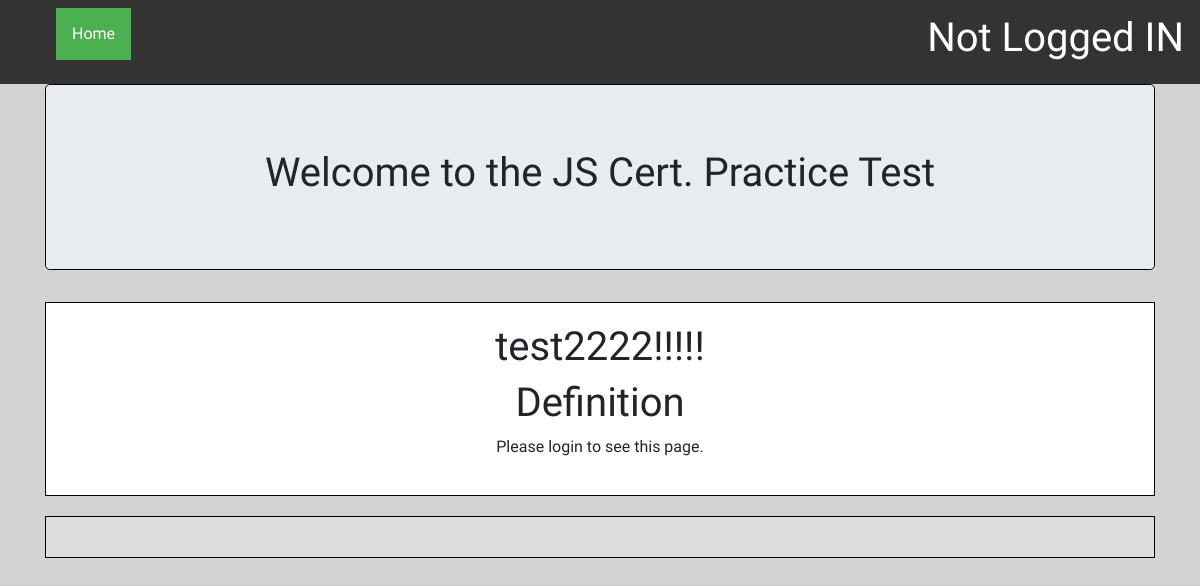
/user/, run on an earlier commit of the app's database.
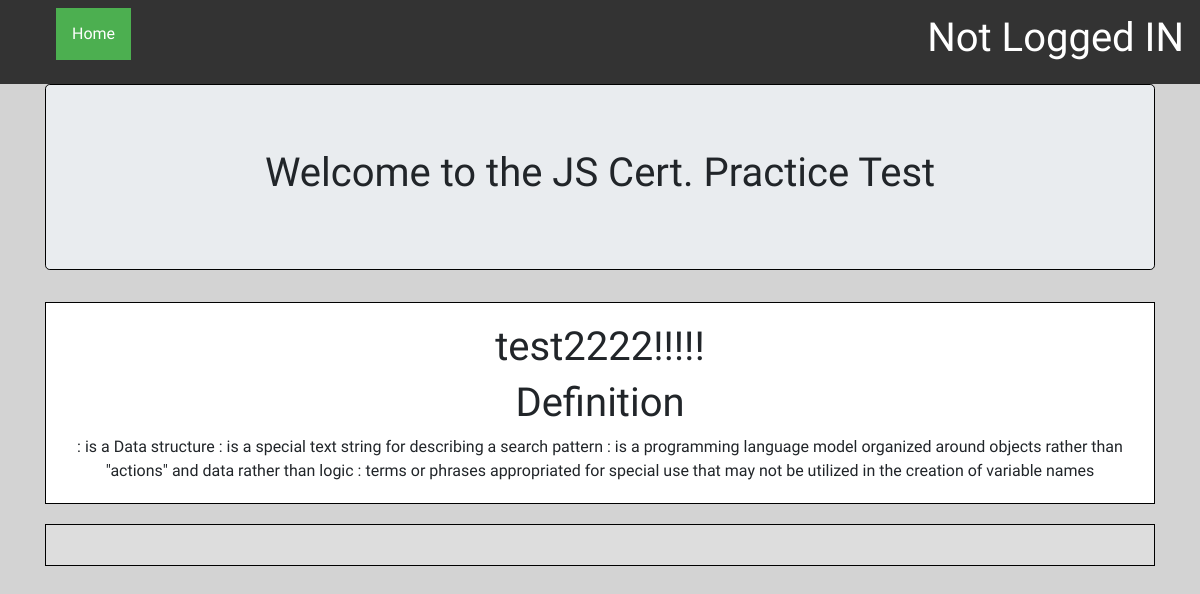
And on a later commit of the database.
### testApp/models.py (models this page shows, shortened)
class QuestionModel(models.Model):
    level = models.CharField(max_length=100,)
    q1 = models.CharField(max_length=200)
    a1 = models.CharField(max_length=100, blank=True)
    q2 = models.CharField(max_length=200)
    a2 = models.CharField(max_length=100, blank=True)
    q3 = models.CharField(max_length=200)
    a3 = models.CharField(max_length=100, blank=True)
    q4 = models.CharField(max_length=200)
    a4 = models.CharField(max_length=100, blank=True)

### testApp/views.py (the view)
# urls.py: path('user/', views.questions, name='question'),
def questions(request):
    question_list = QuestionModel.objects.all()
    context = {'question_list': question_list,}
    return render(request,'testApp/start_test.html', context)

### testApp/templates/testApp/start_test.html
{% extends "testApp/base.html" %}
{% block content %}
<h1>test2222!!!!!</h1>
<h1>Definition</h1>
{% if question_list%}
{% for eachquestion in question_list %}
{{eachquestion.q1}}
{{eachquestion.q2}}
{{eachquestion.q3}}
{{eachquestion.q4}}
{% endfor %}
{% else %}
<p>Please login to see this page.</p>
{% endif %}
{% endblock %}

### testApp/templates/testApp/base.html (shortened to what this page needs)
{% load static %}
<html lang="en">
<head>
    <link rel="stylesheet" href="{% static 'testApp/css/testApp.css' %}">
    <link rel="stylesheet" href="{% static 'testApp/bootstrap/bootstrap.css' %}">
</head>
<body>
<div class="navbar">
    <ul>
        <li><a class="active" href="{% url 'userindex' %}">Home</a></li>
    </ul>
    <div class="userSignCheck">
        {% if user.is_authenticated %}
        <h1>User: {{ user.get_username }}</h1>
        {% else %}
        <h1>Not Logged IN</h1>
        {% endif %}
    </div>
</div>
<div class="container">
    <div class="jumbotron" align="center">
        <h1>Welcome to the JS Cert. Practice Test</h1>
    </div>
    <div class="mainInfo" style="border: black thin solid" align="center">
        {% block content %}
        {% endblock %}
    </div>
    <div class="footer" style="border: black thin solid">
    </div>
</div>
</body>
</html>

### testApp/static/testApp/css/testApp.css (style rules this page uses)
.jumbotron { border: black thin solid; }
.navbar { list-style-type: none; margin: 0; padding: 0; overflow: hidden; background-color: #333; }
.navbar li { list-style-type: none; float: left; }
.userSignCheck { color: white; }
.navbar li a { display: block; color: white; text-align: center; padding: 14px 16px; text-decoration: none; }
.mainInfo { background-color: white; padding: 20px; margin-top: 20px; }
.navbar .active { background-color: #4CAF50; }
.footer { padding: 20px; text-align: center; background: #ddd; margin-top: 20px; }

### testApp/templates/testApp/base.html (style rules this page uses)
body { background-color: lightgray; font-family: 'Spicy Rice', cursive; }

What changed in the data, as far as the page shows it:
added QuestionModel: q1 ": is a Data structure", q2 ": is a special text string for describing a search pattern", q3 ": is a programming language model organized around objects rather than \"actions\" and data rather than logic", q4 ": terms or phrases appropriated for special use that may not be utilized in the creation of variable names"
Also different on the page:
text no longer shown: "Please login to see this page."
